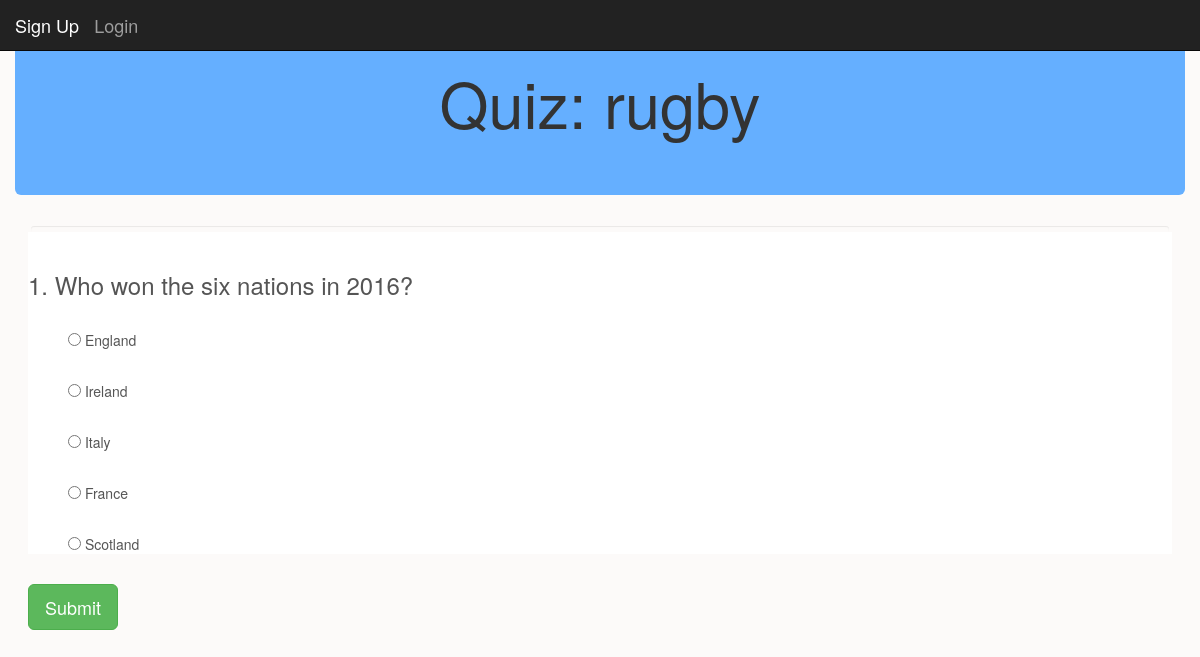
Screenshot of /picked/2/ with the database file from the repository.
### quiz/models.py (models this page shows)
class Quiz(models.Model):
	class Meta:
		verbose_name = "quiz"
		verbose_name_plural = "quiz"
	name = models.CharField(
		max_length=100,
		blank=False,
		verbose_name="name"
	)
	quixID = models.IntegerField( unique = '1')
	numberOfQuestions = models.IntegerField( default = '1')
	created = models.DateTimeField(
		auto_now_add=True
	)
	modified = models.DateTimeField(
		auto_now=True
	)
	def __str__(self):
		return "Quiz name: {}".format(self.name)

class Question(models.Model):
	class Meta:
		verbose_name = "question for quiz"
	quizBelongTo = models.ForeignKey(
		Quiz,
		verbose_name="quizBelongTo",
		on_delete=models.CASCADE
	)
	questionNumber = models.IntegerField( default = '1')
	questionText = models.CharField(max_length = 250, default = "question")
	created = models.DateTimeField(
		auto_now_add=True
	)
	modified = models.DateTimeField(
		auto_now=True
	)
	def __str__(self):
		return "{} Question {}: {} ".format(self.quizBelongTo, self.questionNumber,self.questionText)

class Option(models.Model):
	class Meta:
		verbose_name = "answer"
	option = models.ForeignKey(
		Question,
		verbose_name="optionForQuestion",
		on_delete=models.CASCADE
	)
	optionNumber = models.IntegerField( default = '1')
	optionText = models.CharField(max_length = 250, default = "answer")
	rightAnswer = models.BooleanField(default=False)
	created = models.DateTimeField(
		auto_now_add=True
	)
	modified = models.DateTimeField(
		auto_now=True
	)
	def __str__(self):
		return "Question {}: Option: {} Text: {}  Correct: {}".format(self.option, self.optionNumber,self.optionText,self.rightAnswer)

### quiz/views.py (the view)
# urls.py: url(r'^picked/(?P<quixID>[0-9]+)/$',quiz.views.picked, name ="picked"),
def picked(request, quixID):
	print(quixID)
	quiz = Quiz.objects.get(quixID=quixID)
	questions = Question.objects.filter(quizBelongTo=quiz)
	options = Option.objects.all()
	print("Options: " + str(options))
	return render(request,'quiz/quiz.html', {'quiz':quiz,'questions':questions,'options':options})

### quiz/templates/quiz/quiz.html (shortened to what this page needs)
<!DOCTYPE html>
<html lang="en">
	<head>
		{% load static %}
		<link rel="stylesheet" href="https://maxcdn.bootstrapcdn.com/bootstrap/3.3.7/css/bootstrap.min.css">
	</head>
	<nav class="navbar navbar-inverse navbar-fixed-top">
			<div class="container-fluid">
				<div class="navbar-header">
						{% if user.is_authenticated %}
							<a class="navbar-brand " href="{% url 'viewqs' %}">Pick a Quiz</a>
							<a class="navbar-brand" href="#" onclick="document.getElementById('logoutForm').submit()">Logout</a>
							<a class="navbar-brand">{{user.username}}</a>
							<form id ="logoutForm" method="POST" action = "{% url 'logout' %}">
							{% csrf_token %}
							<input type ="hidden">
							</form>
						{% else %}
						<a class="navbar-brand active" href="{% url 'signup' %}">Sign Up</a>
						<a class="navbar-brand active" href="{% url 'login' %}">Login</a>
						{% endif %}
				</div>
					</div>
	</nav>
	<body data-spy="scroll" data-target="#navbar-example" style = "background-color: #FCFAF9">
	<div class="container-fluid">
		<div class="jumbotron" style = "background-color: #65AFFF">
		 <h1 class = "text-center" >Quiz: {{ quiz.name }}</h1>
	</div>
	<div class="container-fluid">
		<div id = "questionArea">
	<form class="navbar navbar-defaul form-control"  action ="{% url 'completed' %}" method="post"  id="form" style = "background-color: #FCFAF9" >
		<div class="row">
		<div id = "questionArea">
		 {% for question in questions.all %}
		<div style = "background: white" class="mx-auto">
			<br>
			<h3>{{ question.questionNumber }}. {{ question.questionText }}</h3>
			 {% for option in options.all %}
				{% if option.option == question %}
					<br>
					<ul class = "text-left">
					<input type="radio" required name = {{ question.questionNumber }} value={{ option.optionText }}> {{ option.optionText }}
					</ul>
				{% endif %}
			 {% endfor %}
		</div>
		 {% endfor %}
		</div>
		<br>
		<div id = "buttonArea">
			<button type="submit" class="btn btn-default btn-lg btn-success">Submit</button>
		</div>
		</div>
	</form>
	</div>
		</div>
	</div>
	</body>
</html>

### rows the page displays
Quiz: name "rugby"
Question: questionNumber "1", questionText "Who won the six nations in 2016?"
Option: optionText "England"
Option: optionText "Ireland"
Option: optionText "Italy"
Option: optionText "France"
Option: optionText "Scotland"
